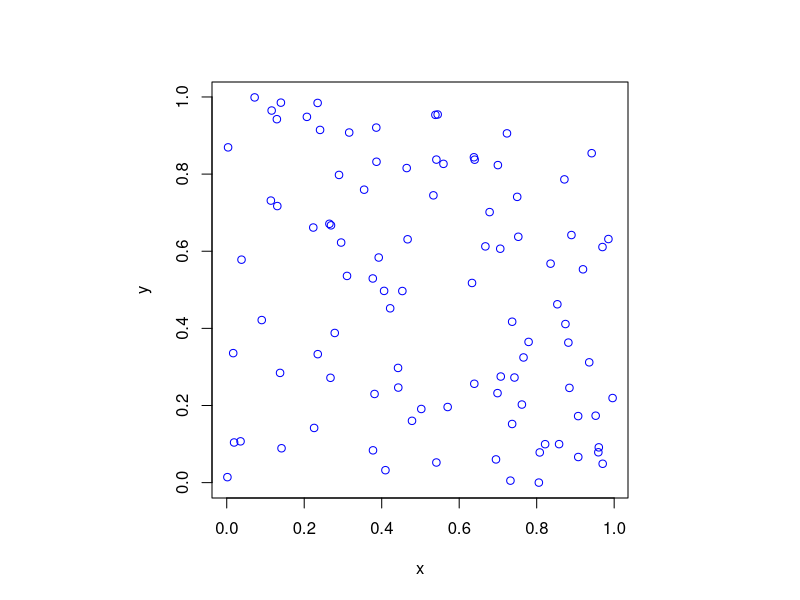

Source code (R):
#Simulate a Poisson point process on a rectangle
#Author: H. Paul Keeler, 2018.

#Simulation window parameters
xMin=0;xMax=1;
yMin=0;yMax=1;
xDelta=xMax-xMin;yDelta=yMax-yMin; #rectangle dimensions
areaTotal=xDelta*yDelta;

#Point process parameters
lambda=100; #intensity (ie mean density) of the Poisson process

#Simulate a Poisson point process
numbPoints=rpois(1,areaTotal*lambda);#Poisson number of points
xx=xDelta*runif(numbPoints)+xMin;#x coordinates of Poisson points
yy=xDelta*runif(numbPoints)+yMin;#y coordinates of Poisson points

#Plotting
par(pty="s")
plot(xx,yy,'p',xlab='x',ylab='y',col='blue');
